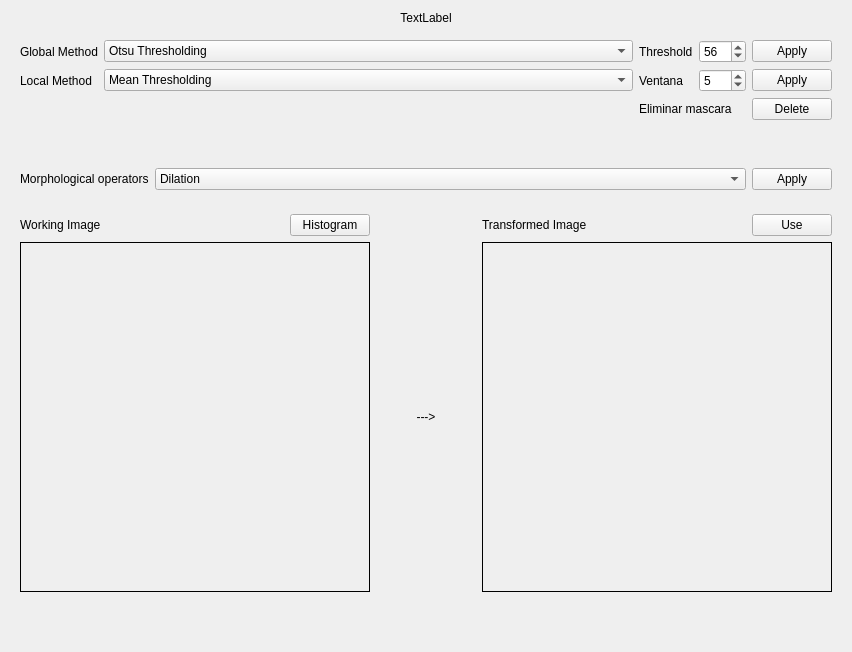
      <widget class="QWidget" name="tab_5">
       <attribute name="title">
        <string>Threshold</string>
       </attribute>
       <layout class="QGridLayout" name="gridLayout_15">
        <item row="0" column="0">
         <widget class="QLabel" name="label_27">
          <property name="text">
           <string>TextLabel</string>
          </property>
          <property name="alignment">
           <set>Qt::AlignCenter</set>
          </property>
         </widget>
        </item>
        <item row="5" column="0">
         <widget class="QWidget" name="widget_11" native="true">
          <layout class="QGridLayout" name="gridLayout_17">
           <item row="1" column="2">
            <widget class="QWidget" name="widget_12" native="true">
             <property name="sizePolicy">
              <sizepolicy hsizetype="Preferred" vsizetype="Ignored">
               <horstretch>0</horstretch>
               <verstretch>0</verstretch>
              </sizepolicy>
             </property>
             <property name="minimumSize">
              <size>
               <width>100</width>
               <height>0</height>
              </size>
             </property>
             <layout class="QHBoxLayout" name="horizontalLayout">
              <item>
               <widget class="QLabel" name="label_32">
                <property name="text">
                 <string>---&gt;</string>
                </property>
                <property name="alignment">
                 <set>Qt::AlignCenter</set>
                </property>
               </widget>
              </item>
             </layout>
            </widget>
           </item>
           <item row="0" column="0">
            <widget class="QLabel" name="label_31">
             <property name="sizePolicy">
              <sizepolicy hsizetype="Expanding" vsizetype="Preferred">
               <horstretch>0</horstretch>
               <verstretch>0</verstretch>
              </sizepolicy>
             </property>
             <property name="text">
              <string>Working Image</string>
             </property>
            </widget>
           </item>
           <item row="1" column="0" colspan="2">
            <widget class="QLabel" name="labelImageThresOrigi">
             <property name="sizePolicy">
              <sizepolicy hsizetype="Preferred" vsizetype="Expanding">
               <horstretch>0</horstretch>
               <verstretch>0</verstretch>
              </sizepolicy>
             </property>
             <property name="minimumSize">
              <size>
               <width>350</width>
               <height>350</height>
              </size>
             </property>
             <property name="frameShape">
              <enum>QFrame::Box</enum>
             </property>
             <property name="text">
              <string/>
             </property>
            </widget>
           </item>
           <item row="0" column="1">
            <widget class="QPushButton" name="bSaveThres">
             <property name="sizePolicy">
              <sizepolicy hsizetype="Minimum" vsizetype="Fixed">
               <horstretch>0</horstretch>
               <verstretch>0</verstretch>
              </sizepolicy>
             </property>
             <property name="text">
              <string>Histogram</string>
             </property>
            </widget>
           </item>
           <item row="0" column="3">
            <widget class="QLabel" name="label_35">
             <property name="sizePolicy">
              <sizepolicy hsizetype="Expanding" vsizetype="Preferred">
               <horstretch>0</horstretch>
               <verstretch>0</verstretch>
              </sizepolicy>
             </property>
             <property name="text">
              <string>Transformed Image</string>
             </property>
            </widget>
           </item>
           <item row="0" column="4">
            <widget class="QPushButton" name="bUseThres">
             <property name="text">
              <string>Use</string>
             </property>
            </widget>
           </item>
           <item row="1" column="3" colspan="2">
            <widget class="QLabel" name="labelImageThresTrans">
             <property name="minimumSize">
              <size>
               <width>350</width>
               <height>350</height>
              </size>
             </property>
             <property name="frameShape">
              <enum>QFrame::Box</enum>
             </property>
             <property name="text">
              <string/>
             </property>
            </widget>
           </item>
          </layout>
         </widget>
        </item>
        <item row="6" column="0">
         <spacer name="verticalSpacer_6">
          <property name="orientation">
           <enum>Qt::Vertical</enum>
          </property>
          <property name="sizeHint" stdset="0">
           <size>
            <width>20</width>
            <height>40</height>
           </size>
          </property>
         </spacer>
        </item>
        <item row="2" column="0">
         <widget class="QWidget" name="widget_10" native="true">
          <layout class="QGridLayout" name="gridLayout_16">
           <item row="0" column="0">
            <widget class="QLabel" name="label_28">
             <property name="text">
              <string>Global Method</string>
             </property>
            </widget>
           </item>
           <item row="0" column="7">
            <widget class="QPushButton" name="bApplyGlobalThres">
             <property name="text">
              <string>Apply</string>
             </property>
            </widget>
           </item>
           <item row="1" column="0">
            <widget class="QLabel" name="label_37">
             <property name="text">
              <string>Local Method</string>
             </property>
            </widget>
           </item>
           <item row="1" column="7">
            <widget class="QPushButton" name="bApplyLocalThres">
             <property name="text">
              <string>Apply</string>
             </property>
            </widget>
           </item>
           <item row="1" column="6">
            <widget class="QSpinBox" name="spinLocalThres">
             <property name="singleStep">
              <number>2</number>
             </property>
             <property name="value">
              <number>5</number>
             </property>
            </widget>
           </item>
           <item row="1" column="5">
            <widget class="QLabel" name="label_38">
             <property name="text">
              <string>Ventana</string>
             </property>
             <property name="margin">
              <number>10</number>
             </property>
            </widget>
           </item>
           <item row="0" column="6">
            <widget class="QSpinBox" name="spinThreshold">
             <property name="maximum">
              <number>255</number>
             </property>
             <property name="value">
              <number>56</number>
             </property>
            </widget>
           </item>
           <item row="0" column="5">
            <widget class="QLabel" name="label_29">
             <property name="text">
              <string>Threshold</string>
             </property>
             <property name="margin">
              <number>10</number>
             </property>
            </widget>
           </item>
           <item row="0" column="2">
            <widget class="QComboBox" name="comboGlobalThres">
             <property name="sizePolicy">
              <sizepolicy hsizetype="Expanding" vsizetype="Fixed">
               <horstretch>0</horstretch>
               <verstretch>0</verstretch>
              </sizepolicy>
             </property>
             <item>
              <property name="text">
               <string>Otsu Thresholding</string>
              </property>
             </item>
             <item>
              <property name="text">
               <string>Manual Thresholding</string>
              </property>
             </item>
             <item>
              <property name="text">
               <string>Triangle Thresholding</string>
              </property>
             </item>
            </widget>
           </item>
           <item row="1" column="2">
            <widget class="QComboBox" name="comboLocalThres">
             <item>
              <property name="text">
               <string>Mean Thresholding</string>
              </property>
             </item>
            </widget>
           </item>
           <item row="2" column="5" colspan="2">
            <widget class="QLabel" name="label_34">
             <property name="text">
              <string>Eliminar mascara</string>
             </property>
             <property name="margin">
              <number>10</number>
             </property>
            </widget>
           </item>
           <item row="2" column="7">
            <widget class="QPushButton" name="bDeleteMask">
             <property name="text">
              <string>Delete</string>
             </property>
            </widget>
           </item>
          </layout>
         </widget>
        </item>
        <item row="4" column="0">
         <widget class="QWidget" name="widget_13" native="true">
          <layout class="QGridLayout" name="gridLayout_18">
           <item row="0" column="0">
            <widget class="QLabel" name="label_33">
             <property name="text">
              <string>Morphological operators</string>
             </property>
            </widget>
           </item>
           <item row="0" column="1">
            <widget class="QComboBox" name="comboMorph">
             <property name="sizePolicy">
              <sizepolicy hsizetype="Expanding" vsizetype="Fixed">
               <horstretch>0</horstretch>
               <verstretch>0</verstretch>
              </sizepolicy>
             </property>
             <item>
              <property name="text">
               <string>Dilation</string>
              </property>
             </item>
             <item>
              <property name="text">
               <string>Erosion</string>
              </property>
             </item>
            </widget>
           </item>
           <item row="0" column="2">
            <widget class="QPushButton" name="bApplyMorph">
             <property name="text">
              <string>Apply</string>
             </property>
            </widget>
           </item>
          </layout>
         </widget>
        </item>
        <item row="3" column="0">
         <widget class="QWidget" name="widget_14" native="true">
          <layout class="QGridLayout" name="gridLayout_19"/>
         </widget>
        </item>
       </layout>
      </widget>
